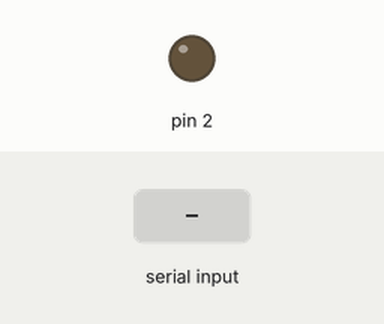
The sketch below on a simulated Arduino Uno, built with avr-gcc and run on an emulated ATmega328P. On the bench: output pins drawn as LEDs (lit = HIGH). The test bench sets the inputs (shaded band). What the sketch prints to the serial monitor is not drawn.

Above: at 1.7 s.
1.8 s: "IGNPRCDR" received over Serial
At 2.2 s:
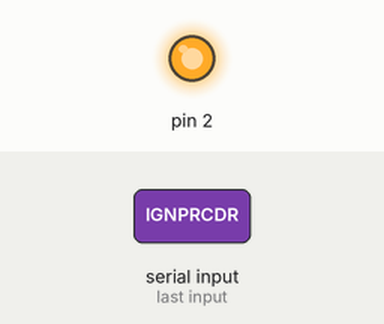
3.8 s: "REURDY" received over Serial
5.3 s: "DATAPLS" received over Serial
Timing chart, 0 to 8.3 s (numbered marks = the images above; inputs shaded):
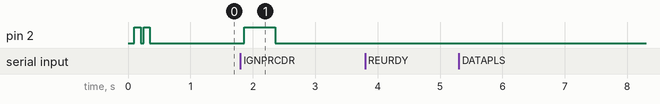

Measured:
- after the input at 1.8 s, pin 2: LOW → HIGH after 0.06 s, → LOW 0.50 s later
- after the input at 3.8 s, every drawn part: stays the same
- after the input at 5.3 s, every drawn part: stays the same

The sketch:

testStationUI.ino
```cpp
void setup() {
  // put your setup code here, to run once:
    Serial.begin(9600);

  while(!Serial){

  }
  delay(100);


      pinMode(2, OUTPUT);
  digitalWrite(2, HIGH);
  delay(100);
  digitalWrite(2, LOW);
  delay(50);
  digitalWrite(2, HIGH);
  delay(100);
  digitalWrite(2, LOW);

  Serial.println("WELCOME");
  delay(200);
}


void ignitionProcedure(){
    pinMode(2, OUTPUT);
    digitalWrite(2, HIGH);
    delay(500);
    digitalWrite(2, LOW);
  }

String demoData = "0,0;\n100,500;\n200,600;\n300:1200;\n400,1500;\n500,2300;\n600,5000;\n700,1000;\n800,100;\n900,100;\n1000,0;\n";

String cmd;
void loop() {
  cmd = "";
  if(Serial.available() > 0){

  while(Serial.available() > 0){
      cmd += String(char(Serial.read()));
      delay(1);
  }
  }

    if(cmd!=""){
      delay(50);
      // switch??
      if(cmd=="REURDY"){
          Serial.println("YES");
       }else if(cmd=="DATAPLS"){
          delay(1);
          Serial.print(demoData);
          Serial.flush();
       }else if(cmd=="IGNPRCDR"){
          delay(1);
          ignitionProcedure();
       }else{
        Serial.println("IGETTHAT:"+cmd);
        }

    }
  // put your main code here, to run repeatedly:

}
```
